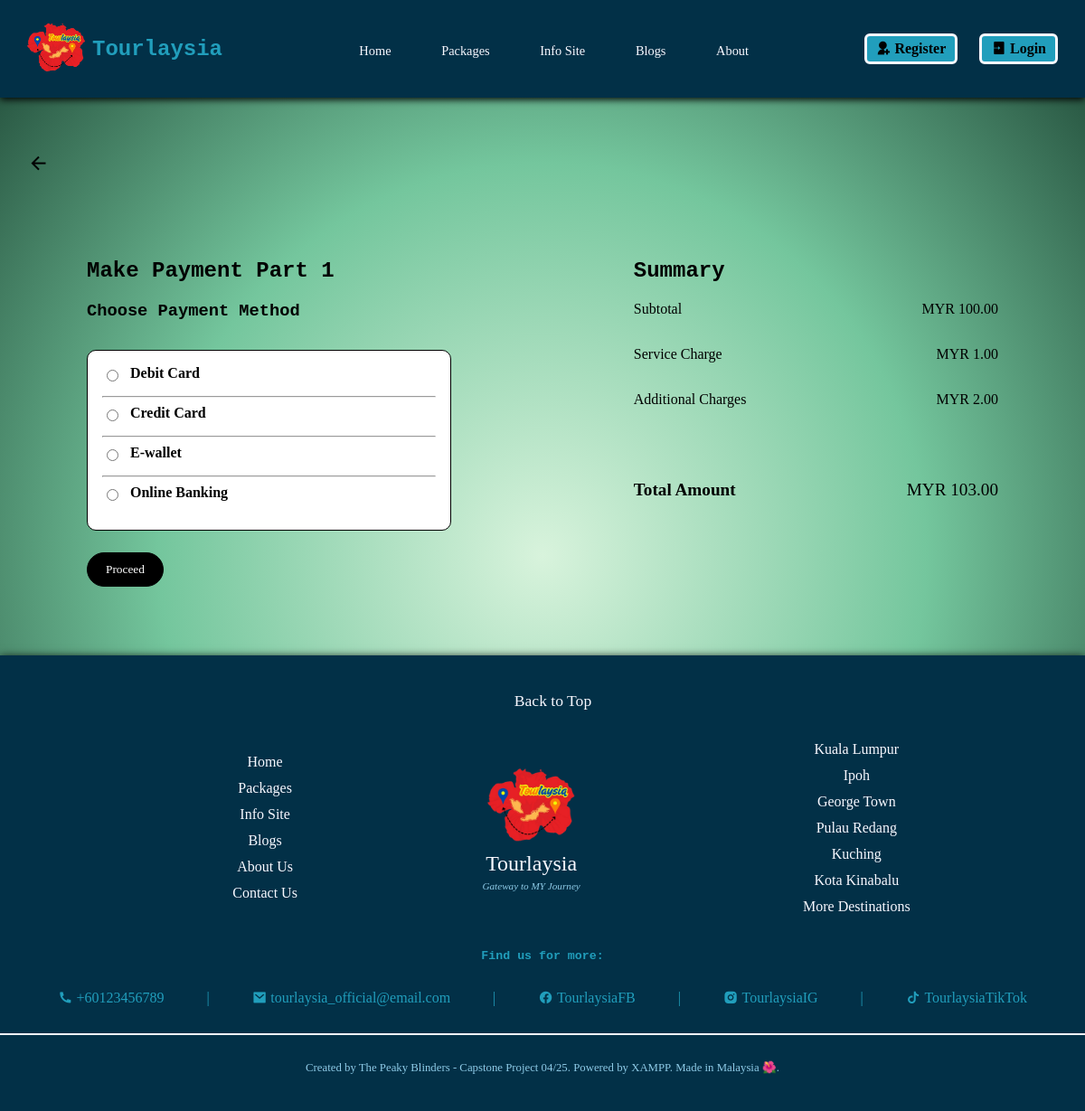
The app's page /payment1.php?billID=BIL_0000000001 with its own data.
### tables this page shows
CREATE TABLE `bill_rec_t` (
  `bil_ID` varchar(14) NOT NULL,
  `usr_ID` varchar(14) NOT NULL,
  `usr_name` varchar(50) NOT NULL,
  `usr_email` varchar(50) NOT NULL,
  `sbt_amount` decimal(10,2) NOT NULL,
  `svc_charge` decimal(10,2) NOT NULL,
  `add_charge` decimal(10,2) DEFAULT NULL,
  `tot_amount` decimal(10,2) NOT NULL,
  `stf_ID` varchar(14) NOT NULL,
  `stf_name` varchar(50) NOT NULL
);

### payment1.php (the view, shortened to what this page needs)
<?php
    require './crud/db_connection.php';
    $bil_ID = $_GET['billID'];
    $query = "SELECT * FROM bill_rec_t WHERE bil_ID = ?";
    $stmt = mysqli_prepare($connection, $query);
    mysqli_stmt_bind_param($stmt, "s", $bil_ID);
    mysqli_stmt_execute($stmt);
    $result = mysqli_stmt_get_result($stmt);
    if ($bill = mysqli_fetch_assoc($result)) {
    } else {
        die("No bill found for this user.");
    }
?>
<!DOCTYPE html>
<html lang="en">
<head>
    <link rel="stylesheet" href="styles/styles_payment.css">
    <link href="https://cdn.jsdelivr.net/npm/remixicon@4.1.0/fonts/remixicon.css" rel="stylesheet">
    <link rel="stylesheet" href="https://cdnjs.cloudflare.com/ajax/libs/font-awesome/4.7.0/css/font-awesome.min.css">
</head>
<body>
    <?php include 'header.php'?>
    <header>
        <a href="Staff_Dashboard.php">
        <i class="ri-arrow-left-line back-icon"></i>
        </a>
    </header>
    <main class="payment-container">
        <section class="payment-wrapper">
            <div class="payment-left">
                <h1>Make Payment Part 1</h1>
                <h3>Choose Payment Method</h3>
                <form action="./crud/process_payment.php?billID=<?php echo $bil_ID;?>" method="POST">
                    <div class="payment-methods" id="method-section">
                        <label class="method-option">
                            <input type="radio" name="method" value="Debit Card" required>
                            <div class="method-content"><span>Debit Card</span></div>
                        </label><hr>
                        <label class="method-option">
                            <input type="radio" name="method" value="Credit Card">
                            <div class="method-content"><span>Credit Card</span></div>
                        </label><hr>
                        <label class="method-option">
                            <input type="radio" name="method" value="E-wallet">
                            <div class="method-content"><span>E-wallet</span></div>
                        </label><hr>
                        <label class="method-option">
                            <input type="radio" name="method" value="Online Banking">
                            <div class="method-content"><span>Online Banking</span></div>
                        </label>
                    </div>
                    <button type="submit" id="proceed-btn" class="proceed-btn">Proceed</button>
                </form>
            </div>
            <aside class="summary-box">
                <h2>Summary</h2>
                <ul>
                    <li><span>Subtotal</span><span>MYR <?= number_format($bill['sbt_amount'], 2) ?></span></li>
                    <li><span>Service Charge</span><span>MYR <?= number_format($bill['svc_charge'], 2) ?></span></li>
                    <li><span>Additional Charges</span><span>MYR <?= number_format($bill['add_charge'], 2) ?></span></li>
                </ul>
                <div class="total"><strong>Total Amount</strong> <span>MYR <?= number_format($bill['tot_amount'], 2) ?></span></div>
            </aside>
        </section>
  </main>
    <?php
        include 'footer.php';
    ?>
</body>
</html>

### styles/styles_payment.css (style rules this page uses)
body { margin: 0; }
header { padding: 20px 30px; }
.payment-container { display: flex; flex-direction: column; justify-content: space-between; padding: 1rem; }
.payment-wrapper { display: flex; flex-wrap: wrap; gap: 20%; margin: 20px 0; padding: 0 5rem; flex-direction: row; }
.payment-left { flex: 1; min-width: 280px; max-width: 600px; width: 100%; }
.summary-box { flex: 1; min-width: 280px; max-width: 600px; width: 100%; }
.back-icon { font-size: 1.5rem; color: #000; margin-bottom: 1rem; display: inline-block; transition: color 0.3s ease; }
.payment-methods { background-color: #ffffff; margin-top: 2rem; border: 1px solid #000000; border-radius: 10px; padding: 1rem; }
.method-option { display: flex; align-items: flex-start; gap: 10px; margin-bottom: 1rem; }
.method-option input[type="radio"] { margin-top: 5px; }
.method-content span { font-weight: bold; }
.proceed-btn { background-color: #000000; color: #ffffff; border: 1px solid #000000; padding: 10px 20px; border-radius: 25px; cursor: pointer; text-align: center; margin: 1.5rem auto 0 auto; transition: background-color 0.3s ease, transform 0.2s ease; }
.summary-box ul { list-style: none; padding-left: 0; }
.summary-box li { display: flex; justify-content: space-between; margin-bottom: 2rem; }
.total { display: flex; justify-content: space-between; font-size: 1.2rem; margin-top: 5rem; }

### styles/styles.css (style rules this page uses)
body { background: radial-gradient(#d8f3dc, #74c69d, #1b4332); margin: 0; }
h1, h2, h3, h4, h5, h6 { font-family: Rockwell, Courier Bold, Courier, Georgia, Times, Times New Roman, serif; }
p, span, a, ul, ol, button, input, select, textarea, table, tr, th, td { font-family: Lucida Bright, Georgia, serif; }

### records on screen
bill_rec_t: sbt_amount "100.00", svc_charge "1.00", add_charge "2.00", tot_amount "103.00"
